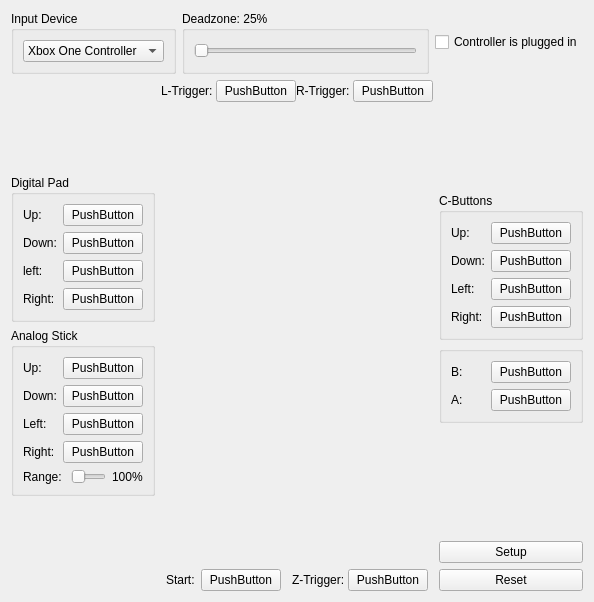
<?xml version="1.0" encoding="UTF-8"?>
<ui version="4.0">
 <class>ControllerWidget</class>
 <widget class="QWidget" name="ControllerWidget">
  <property name="geometry">
   <rect>
    <x>0</x>
    <y>0</y>
    <width>594</width>
    <height>594</height>
   </rect>
  </property>
  <property name="sizePolicy">
   <sizepolicy hsizetype="Preferred" vsizetype="Preferred">
    <horstretch>0</horstretch>
    <verstretch>0</verstretch>
   </sizepolicy>
  </property>
  <property name="windowTitle">
   <string>ControllerWidget</string>
  </property>
  <layout class="QVBoxLayout" name="verticalLayout_10">
   <item>
    <layout class="QHBoxLayout" name="horizontalLayout_4">
     <item>
      <widget class="QGroupBox" name="groupBox_4">
       <property name="sizePolicy">
        <sizepolicy hsizetype="Preferred" vsizetype="Preferred">
         <horstretch>0</horstretch>
         <verstretch>0</verstretch>
        </sizepolicy>
       </property>
       <property name="title">
        <string>Input Device</string>
       </property>
       <layout class="QVBoxLayout" name="verticalLayout_4">
        <item>
         <widget class="QComboBox" name="comboBox">
          <property name="sizePolicy">
           <sizepolicy hsizetype="Preferred" vsizetype="Preferred">
            <horstretch>0</horstretch>
            <verstretch>0</verstretch>
           </sizepolicy>
          </property>
          <item>
           <property name="text">
            <string>Xbox One Controller</string>
           </property>
          </item>
         </widget>
        </item>
       </layout>
      </widget>
     </item>
     <item>
      <widget class="QGroupBox" name="groupBox_5">
       <property name="title">
        <string>Deadzone: 25%</string>
       </property>
       <layout class="QVBoxLayout" name="verticalLayout_5">
        <item>
         <widget class="QSlider" name="horizontalSlider">
          <property name="sizePolicy">
           <sizepolicy hsizetype="Expanding" vsizetype="Preferred">
            <horstretch>0</horstretch>
            <verstretch>0</verstretch>
           </sizepolicy>
          </property>
          <property name="orientation">
           <enum>Qt::Horizontal</enum>
          </property>
         </widget>
        </item>
       </layout>
      </widget>
     </item>
     <item>
      <widget class="QCheckBox" name="checkBox">
       <property name="text">
        <string>Controller is plugged in</string>
       </property>
      </widget>
     </item>
    </layout>
   </item>
   <item>
    <layout class="QHBoxLayout" name="horizontalLayout_3">
     <item>
      <spacer name="horizontalSpacer">
       <property name="orientation">
        <enum>Qt::Horizontal</enum>
       </property>
       <property name="sizeHint" stdset="0">
        <size>
         <width>13</width>
         <height>511</height>
        </size>
       </property>
      </spacer>
     </item>
     <item>
      <layout class="QVBoxLayout" name="verticalLayout_7">
       <item>
        <spacer name="verticalSpacer_5">
         <property name="orientation">
          <enum>Qt::Vertical</enum>
         </property>
         <property name="sizeHint" stdset="0">
          <size>
           <width>20</width>
           <height>40</height>
          </size>
         </property>
        </spacer>
       </item>
       <item>
        <widget class="QGroupBox" name="groupBox">
         <property name="sizePolicy">
          <sizepolicy hsizetype="Preferred" vsizetype="Preferred">
           <horstretch>0</horstretch>
           <verstretch>0</verstretch>
          </sizepolicy>
         </property>
         <property name="title">
          <string>Digital Pad</string>
         </property>
         <property name="flat">
          <bool>false</bool>
         </property>
         <property name="checkable">
          <bool>false</bool>
         </property>
         <layout class="QVBoxLayout" name="verticalLayout">
          <item>
           <layout class="QHBoxLayout" name="horizontalLayout_19">
            <item>
             <widget class="QLabel" name="label_19">
              <property name="text">
               <string>Up:</string>
              </property>
             </widget>
            </item>
            <item>
             <widget class="QPushButton" name="pushButton_18">
              <property name="text">
               <string>PushButton</string>
              </property>
             </widget>
            </item>
           </layout>
          </item>
          <item>
           <layout class="QHBoxLayout" name="horizontalLayout_20">
            <item>
             <widget class="QLabel" name="label_20">
              <property name="text">
               <string>Down:</string>
              </property>
             </widget>
            </item>
            <item>
             <widget class="QPushButton" name="pushButton_6">
              <property name="text">
               <string>PushButton</string>
              </property>
             </widget>
            </item>
           </layout>
          </item>
          <item>
           <layout class="QHBoxLayout" name="horizontalLayout_21">
            <item>
             <widget class="QLabel" name="label_21">
              <property name="text">
               <string>left:</string>
              </property>
             </widget>
            </item>
            <item>
             <widget class="QPushButton" name="pushButton_7">
              <property name="text">
               <string>PushButton</string>
              </property>
             </widget>
            </item>
           </layout>
          </item>
          <item>
           <layout class="QHBoxLayout" name="horizontalLayout_22">
            <item>
             <widget class="QLabel" name="label_22">
              <property name="text">
               <string>Right:</string>
              </property>
             </widget>
            </item>
            <item>
             <widget class="QPushButton" name="pushButton_19">
              <property name="text">
               <string>PushButton</string>
              </property>
             </widget>
            </item>
           </layout>
          </item>
         </layout>
        </widget>
       </item>
       <item>
        <widget class="QGroupBox" name="groupBox_2">
         <property name="sizePolicy">
          <sizepolicy hsizetype="Preferred" vsizetype="Preferred">
           <horstretch>0</horstretch>
           <verstretch>0</verstretch>
          </sizepolicy>
         </property>
         <property name="title">
          <string>Analog Stick</string>
         </property>
         <property name="flat">
          <bool>false</bool>
         </property>
         <property name="checkable">
          <bool>false</bool>
         </property>
         <layout class="QVBoxLayout" name="verticalLayout_2">
          <item>
           <layout class="QHBoxLayout" name="horizontalLayout_23">
            <item>
             <widget class="QLabel" name="label_23">
              <property name="text">
               <string>Up:</string>
              </property>
             </widget>
            </item>
            <item>
             <widget class="QPushButton" name="pushButton_8">
              <property name="text">
               <string>PushButton</string>
              </property>
             </widget>
            </item>
           </layout>
          </item>
          <item>
           <layout class="QHBoxLayout" name="horizontalLayout_24">
            <item>
             <widget class="QLabel" name="label_24">
              <property name="text">
               <string>Down:</string>
              </property>
             </widget>
            </item>
            <item>
             <widget class="QPushButton" name="pushButton_20">
              <property name="text">
               <string>PushButton</string>
              </property>
             </widget>
            </item>
           </layout>
          </item>
          <item>
           <layout class="QHBoxLayout" name="horizontalLayout_25">
            <item>
             <widget class="QLabel" name="label_25">
              <property name="text">
               <string>Left:</string>
              </property>
             </widget>
            </item>
            <item>
             <widget class="QPushButton" name="pushButton_21">
              <property name="text">
               <string>PushButton</string>
              </property>
             </widget>
            </item>
           </layout>
          </item>
          <item>
           <layout class="QHBoxLayout" name="horizontalLayout_26">
            <item>
             <widget class="QLabel" name="label_26">
              <property name="text">
               <string>Right:</string>
              </property>
             </widget>
            </item>
            <item>
             <widget class="QPushButton" name="pushButton_9">
              <property name="text">
               <string>PushButton</string>
              </property>
             </widget>
            </item>
           </layout>
          </item>
          <item>
           <layout class="QHBoxLayout" name="horizontalLayout_5">
            <item>
             <widget class="QLabel" name="label_4">
              <property name="text">
               <string>Range: </string>
              </property>
             </widget>
            </item>
            <item>
             <widget class="QSlider" name="horizontalSlider_2">
              <property name="orientation">
               <enum>Qt::Horizontal</enum>
              </property>
             </widget>
            </item>
            <item>
             <widget class="QLabel" name="label_5">
              <property name="text">
               <string>100%</string>
              </property>
             </widget>
            </item>
           </layout>
          </item>
         </layout>
        </widget>
       </item>
       <item>
        <spacer name="verticalSpacer_2">
         <property name="orientation">
          <enum>Qt::Vertical</enum>
         </property>
         <property name="sizeHint" stdset="0">
          <size>
           <width>20</width>
           <height>40</height>
          </size>
         </property>
        </spacer>
       </item>
      </layout>
     </item>
     <item>
      <layout class="QVBoxLayout" name="verticalLayout_9">
       <item>
        <layout class="QHBoxLayout" name="horizontalLayout_7">
         <property name="spacing">
          <number>0</number>
         </property>
         <item>
          <spacer name="horizontalSpacer_5">
           <property name="orientation">
            <enum>Qt::Horizontal</enum>
           </property>
           <property name="sizeHint" stdset="0">
            <size>
             <width>40</width>
             <height>20</height>
            </size>
           </property>
          </spacer>
         </item>
         <item>
          <layout class="QHBoxLayout" name="horizontalLayout_9">
           <item>
            <widget class="QLabel" name="label_3">
             <property name="text">
              <string>L-Trigger: </string>
             </property>
            </widget>
           </item>
           <item>
            <widget class="QPushButton" name="pushButton_13">
             <property name="text">
              <string>PushButton</string>
             </property>
            </widget>
           </item>
           <item>
            <spacer name="horizontalSpacer_7">
             <property name="orientation">
              <enum>Qt::Horizontal</enum>
             </property>
             <property name="sizeHint" stdset="0">
              <size>
               <width>40</width>
               <height>20</height>
              </size>
             </property>
            </spacer>
           </item>
          </layout>
         </item>
         <item>
          <layout class="QHBoxLayout" name="horizontalLayout_8">
           <item>
            <widget class="QLabel" name="label_6">
             <property name="text">
              <string>R-Trigger: </string>
             </property>
            </widget>
           </item>
           <item>
            <widget class="QPushButton" name="pushButton_14">
             <property name="text">
              <string>PushButton</string>
             </property>
            </widget>
           </item>
          </layout>
         </item>
         <item>
          <spacer name="horizontalSpacer_6">
           <property name="orientation">
            <enum>Qt::Horizontal</enum>
           </property>
           <property name="sizeHint" stdset="0">
            <size>
             <width>40</width>
             <height>20</height>
            </size>
           </property>
          </spacer>
         </item>
        </layout>
       </item>
       <item>
        <spacer name="verticalSpacer_3">
         <property name="orientation">
          <enum>Qt::Vertical</enum>
         </property>
         <property name="sizeHint" stdset="0">
          <size>
           <width>20</width>
           <height>40</height>
          </size>
         </property>
        </spacer>
       </item>
       <item>
        <widget class="QLabel" name="imageLabel">
         <property name="sizePolicy">
          <sizepolicy hsizetype="Preferred" vsizetype="Preferred">
           <horstretch>0</horstretch>
           <verstretch>0</verstretch>
          </sizepolicy>
         </property>
         <property name="text">
          <string/>
         </property>
         <property name="scaledContents">
          <bool>false</bool>
         </property>
         <property name="wordWrap">
          <bool>false</bool>
         </property>
        </widget>
       </item>
       <item>
        <spacer name="verticalSpacer_4">
         <property name="orientation">
          <enum>Qt::Vertical</enum>
         </property>
         <property name="sizeHint" stdset="0">
          <size>
           <width>20</width>
           <height>40</height>
          </size>
         </property>
        </spacer>
       </item>
       <item>
        <layout class="QHBoxLayout" name="horizontalLayout">
         <item>
          <layout class="QHBoxLayout" name="horizontalLayout_2">
           <item>
            <spacer name="horizontalSpacer_2">
             <property name="orientation">
              <enum>Qt::Horizontal</enum>
             </property>
             <property name="sizeHint" stdset="0">
              <size>
               <width>40</width>
               <height>20</height>
              </size>
             </property>
            </spacer>
           </item>
           <item>
            <widget class="QLabel" name="label">
             <property name="text">
              <string>Start:</string>
             </property>
            </widget>
           </item>
           <item>
            <widget class="QPushButton" name="pushButton">
             <property name="text">
              <string>PushButton</string>
             </property>
            </widget>
           </item>
           <item>
            <layout class="QHBoxLayout" name="horizontalLayout_6">
             <property name="spacing">
              <number>0</number>
             </property>
             <item>
              <spacer name="horizontalSpacer_8">
               <property name="orientation">
                <enum>Qt::Horizontal</enum>
               </property>
               <property name="sizeHint" stdset="0">
                <size>
                 <width>40</width>
                 <height>20</height>
                </size>
               </property>
              </spacer>
             </item>
             <item>
              <widget class="QLabel" name="label_2">
               <property name="text">
                <string>Z-Trigger: </string>
               </property>
              </widget>
             </item>
             <item>
              <widget class="QPushButton" name="pushButton_2">
               <property name="text">
                <string>PushButton</string>
               </property>
              </widget>
             </item>
            </layout>
           </item>
           <item>
            <spacer name="horizontalSpacer_4">
             <property name="orientation">
              <enum>Qt::Horizontal</enum>
             </property>
             <property name="sizeHint" stdset="0">
              <size>
               <width>40</width>
               <height>20</height>
              </size>
             </property>
            </spacer>
           </item>
          </layout>
         </item>
        </layout>
       </item>
      </layout>
     </item>
     <item>
      <layout class="QVBoxLayout" name="verticalLayout_8">
       <item>
        <spacer name="verticalSpacer_6">
         <property name="orientation">
          <enum>Qt::Vertical</enum>
         </property>
         <property name="sizeHint" stdset="0">
          <size>
           <width>20</width>
           <height>40</height>
          </size>
         </property>
        </spacer>
       </item>
       <item>
        <widget class="QGroupBox" name="groupBox_3">
         <property name="title">
          <string>C-Buttons</string>
         </property>
         <property name="flat">
          <bool>false</bool>
         </property>
         <property name="checkable">
          <bool>false</bool>
         </property>
         <layout class="QVBoxLayout" name="verticalLayout_3">
          <item>
           <layout class="QHBoxLayout" name="horizontalLayout_28">
            <item>
             <widget class="QLabel" name="label_28">
              <property name="text">
               <string>Up:</string>
              </property>
             </widget>
            </item>
            <item>
             <widget class="QPushButton" name="pushButton_11">
              <property name="text">
               <string>PushButton</string>
              </property>
             </widget>
            </item>
           </layout>
          </item>
          <item>
           <layout class="QHBoxLayout" name="horizontalLayout_27">
            <item>
             <widget class="QLabel" name="label_27">
              <property name="text">
               <string>Down:</string>
              </property>
             </widget>
            </item>
            <item>
             <widget class="QPushButton" name="pushButton_10">
              <property name="text">
               <string>PushButton</string>
              </property>
             </widget>
            </item>
           </layout>
          </item>
          <item>
           <layout class="QHBoxLayout" name="horizontalLayout_29">
            <item>
             <widget class="QLabel" name="label_29">
              <property name="text">
               <string>Left:</string>
              </property>
             </widget>
            </item>
            <item>
             <widget class="QPushButton" name="pushButton_22">
              <property name="text">
               <string>PushButton</string>
              </property>
             </widget>
            </item>
           </layout>
          </item>
          <item>
           <layout class="QHBoxLayout" name="horizontalLayout_30">
            <item>
             <widget class="QLabel" name="label_30">
              <property name="text">
               <string>Right:</string>
              </property>
             </widget>
            </item>
            <item>
             <widget class="QPushButton" name="pushButton_12">
              <property name="text">
               <string>PushButton</string>
              </property>
             </widget>
            </item>
           </layout>
          </item>
         </layout>
        </widget>
       </item>
       <item>
        <widget class="QGroupBox" name="groupBox_6">
         <property name="title">
          <string/>
         </property>
         <layout class="QVBoxLayout" name="verticalLayout_11">
          <item>
           <layout class="QHBoxLayout" name="horizontalLayout_16">
            <item>
             <widget class="QLabel" name="label_16">
              <property name="text">
               <string>B:</string>
              </property>
             </widget>
            </item>
            <item>
             <widget class="QPushButton" name="pushButton_3">
              <property name="text">
               <string>PushButton</string>
              </property>
             </widget>
            </item>
           </layout>
          </item>
          <item>
           <layout class="QHBoxLayout" name="horizontalLayout_17">
            <item>
             <widget class="QLabel" name="label_17">
              <property name="text">
               <string>A:</string>
              </property>
             </widget>
            </item>
            <item>
             <widget class="QPushButton" name="pushButton_4">
              <property name="text">
               <string>PushButton</string>
              </property>
             </widget>
            </item>
           </layout>
          </item>
         </layout>
        </widget>
       </item>
       <item>
        <spacer name="verticalSpacer">
         <property name="orientation">
          <enum>Qt::Vertical</enum>
         </property>
         <property name="sizeHint" stdset="0">
          <size>
           <width>20</width>
           <height>40</height>
          </size>
         </property>
        </spacer>
       </item>
       <item>
        <widget class="QPushButton" name="pushButton_5">
         <property name="text">
          <string>Setup</string>
         </property>
        </widget>
       </item>
       <item>
        <widget class="QPushButton" name="pushButton_16">
         <property name="text">
          <string>Reset</string>
         </property>
        </widget>
       </item>
      </layout>
     </item>
     <item>
      <spacer name="horizontalSpacer_3">
       <property name="orientation">
        <enum>Qt::Horizontal</enum>
       </property>
       <property name="sizeHint" stdset="0">
        <size>
         <width>13</width>
         <height>511</height>
        </size>
       </property>
      </spacer>
     </item>
    </layout>
   </item>
  </layout>
 </widget>
 <resources/>
 <connections/>
</ui>
